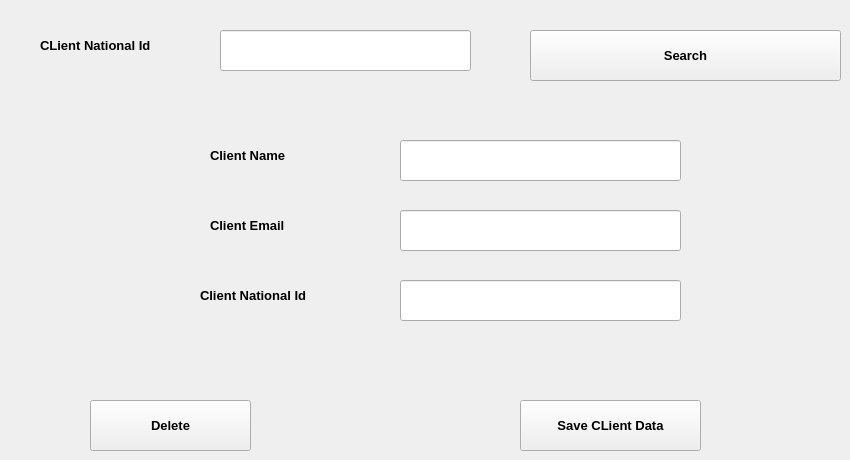
      <widget class="QWidget" name="tab_14">
       <attribute name="title">
        <string>Edit Or Delete A Client</string>
       </attribute>
       <widget class="QLineEdit" name="lineEdit_25">
        <property name="geometry">
         <rect>
          <x>220</x>
          <y>30</y>
          <width>251</width>
          <height>41</height>
         </rect>
        </property>
        <property name="font">
         <font>
          <family>Segoe UI</family>
          <pointsize>10</pointsize>
          <bold>true</bold>
         </font>
        </property>
       </widget>
       <widget class="QLabel" name="label_42">
        <property name="geometry">
         <rect>
          <x>40</x>
          <y>30</y>
          <width>161</width>
          <height>31</height>
         </rect>
        </property>
        <property name="font">
         <font>
          <family>Segoe UI</family>
          <pointsize>10</pointsize>
          <bold>true</bold>
         </font>
        </property>
        <property name="text">
         <string>CLient National Id</string>
        </property>
       </widget>
       <widget class="QPushButton" name="pushButton_23">
        <property name="geometry">
         <rect>
          <x>520</x>
          <y>400</y>
          <width>181</width>
          <height>51</height>
         </rect>
        </property>
        <property name="font">
         <font>
          <family>Segoe UI</family>
          <pointsize>10</pointsize>
          <bold>true</bold>
         </font>
        </property>
        <property name="text">
         <string>Save CLient Data</string>
        </property>
       </widget>
       <widget class="QPushButton" name="pushButton_24">
        <property name="geometry">
         <rect>
          <x>530</x>
          <y>30</y>
          <width>311</width>
          <height>51</height>
         </rect>
        </property>
        <property name="font">
         <font>
          <family>Segoe UI</family>
          <pointsize>10</pointsize>
          <bold>true</bold>
         </font>
        </property>
        <property name="text">
         <string>Search</string>
        </property>
       </widget>
       <widget class="QPushButton" name="pushButton_25">
        <property name="geometry">
         <rect>
          <x>90</x>
          <y>400</y>
          <width>161</width>
          <height>51</height>
         </rect>
        </property>
        <property name="font">
         <font>
          <family>Segoe UI</family>
          <pointsize>10</pointsize>
          <bold>true</bold>
         </font>
        </property>
        <property name="text">
         <string>Delete</string>
        </property>
       </widget>
       <widget class="QLabel" name="label_36">
        <property name="geometry">
         <rect>
          <x>210</x>
          <y>140</y>
          <width>121</width>
          <height>31</height>
         </rect>
        </property>
        <property name="font">
         <font>
          <family>Segoe UI</family>
          <pointsize>10</pointsize>
          <bold>true</bold>
         </font>
        </property>
        <property name="text">
         <string>Client Name</string>
        </property>
       </widget>
       <widget class="QLineEdit" name="lineEdit_28">
        <property name="geometry">
         <rect>
          <x>400</x>
          <y>140</y>
          <width>281</width>
          <height>41</height>
         </rect>
        </property>
        <property name="font">
         <font>
          <family>Segoe UI</family>
          <pointsize>10</pointsize>
          <bold>true</bold>
         </font>
        </property>
       </widget>
       <widget class="QLineEdit" name="lineEdit_27">
        <property name="geometry">
         <rect>
          <x>400</x>
          <y>210</y>
          <width>281</width>
          <height>41</height>
         </rect>
        </property>
        <property name="font">
         <font>
          <family>Segoe UI</family>
          <pointsize>10</pointsize>
          <bold>true</bold>
         </font>
        </property>
       </widget>
       <widget class="QLabel" name="label_34">
        <property name="geometry">
         <rect>
          <x>200</x>
          <y>280</y>
          <width>161</width>
          <height>31</height>
         </rect>
        </property>
        <property name="font">
         <font>
          <family>Segoe UI</family>
          <pointsize>10</pointsize>
          <bold>true</bold>
         </font>
        </property>
        <property name="text">
         <string>Client National Id</string>
        </property>
       </widget>
       <widget class="QLabel" name="label_35">
        <property name="geometry">
         <rect>
          <x>210</x>
          <y>210</y>
          <width>121</width>
          <height>31</height>
         </rect>
        </property>
        <property name="font">
         <font>
          <family>Segoe UI</family>
          <pointsize>10</pointsize>
          <bold>true</bold>
         </font>
        </property>
        <property name="text">
         <string>Client Email</string>
        </property>
       </widget>
       <widget class="QLineEdit" name="lineEdit_26">
        <property name="geometry">
         <rect>
          <x>400</x>
          <y>280</y>
          <width>281</width>
          <height>41</height>
         </rect>
        </property>
        <property name="font">
         <font>
          <family>Segoe UI</family>
          <pointsize>10</pointsize>
          <bold>true</bold>
         </font>
        </property>
       </widget>
      </widget>
